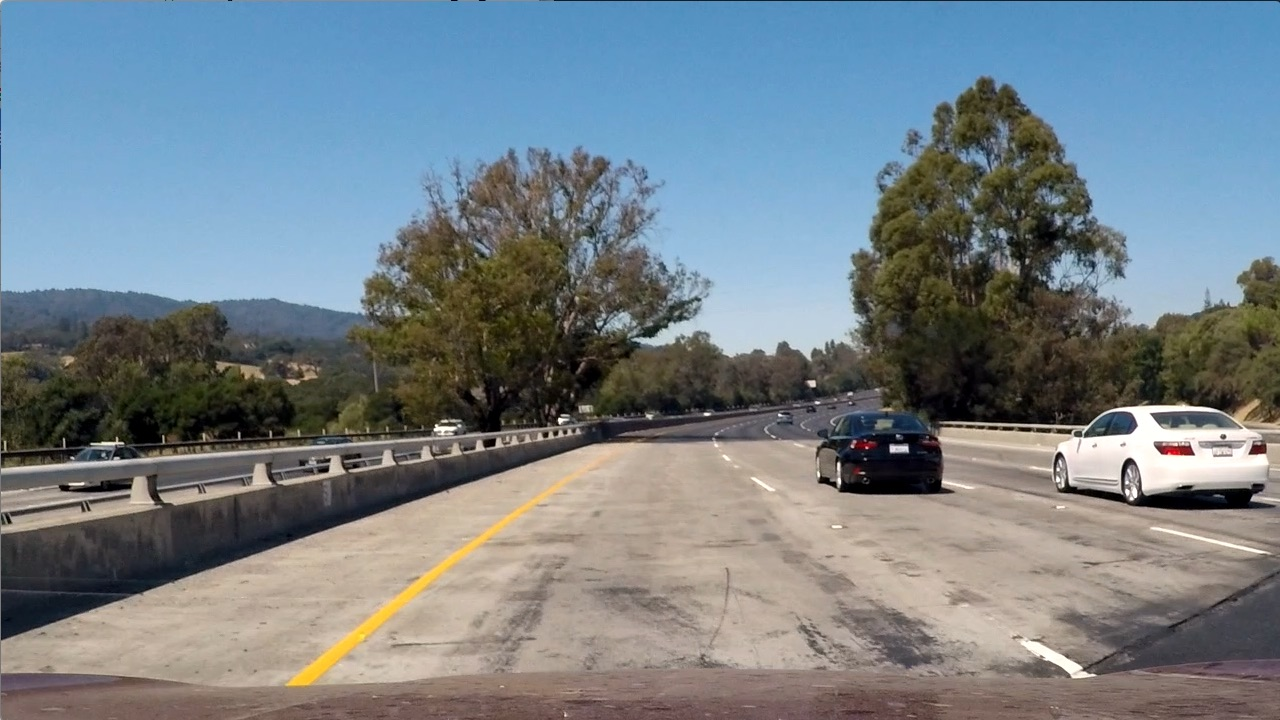
#> input picture CarND-Vehicle-Detection/test_images/test1.jpg, 1280 x 720 px; its folder holds only this picture in this run
$ jupyter execute --allow-errors process_videos.ipynb   (shell and % lines are left out)   (older library calls are emulated)
#> lines starting #> are read from the running program, lines starting #| are printed output that depends on the picture
#> (reads CarND-Vehicle-Detection/params/svc_pickle.p from the repository)
#> further down, img is the input picture: shape (720, 1280, 3); mean R, G, B 117.5, 128.7, 135.5
### CarND-Vehicle-Detection/features.py

# coding: utf-8

# In[1]:


import numpy as np
import cv2
from skimage.feature import hog


# In[2]:


def convert_color(img, conv='RGB2YCrCb'):
    if conv == 'RGB2YCrCb':
        return cv2.cvtColor(img, cv2.COLOR_RGB2YCrCb)
    if conv == 'BGR2YCrCb':
        return cv2.cvtColor(img, cv2.COLOR_BGR2YCrCb)
    if conv == 'RGB2LUV':
        return cv2.cvtColor(img, cv2.COLOR_RGB2LUV)
    if conv == 'BGR2RGB':
        return cv2.cvtColor(img, cv2.COLOR_BGR2RGB)


# In[3]:


# [138 lines left out: functions get_hog_features, bin_spatial, color_hist, get_window_features, find_cars, not called in this run]

### CarND-Vehicle-Detection/process_videos.ipynb
[cell 1]
import numpy as np
import cv2
import matplotlib.pyplot as plt
import matplotlib.image as mpimg
from features import *
import pickle
import glob
from collections import deque

#> (a cell that did not finish here is left out)

#> (a cell that did not finish here is left out)

[cell 4]
from scipy.ndimage.measurements import label

def draw_labeled_bboxes(img, labels):
    # Iterate through all detected cars
    for car_number in range(1, labels[1]+1):
        # Find pixels with each car_number label value
        nonzero = (labels[0] == car_number).nonzero()
        # Identify x and y values of those pixels
        nonzeroy = np.array(nonzero[0])
        nonzerox = np.array(nonzero[1])
        # Define a bounding box based on min/max x and y
        bbox = ((np.min(nonzerox), np.min(nonzeroy)), (np.max(nonzerox), np.max(nonzeroy)))
        h, w = abs(bbox[0][0]-bbox[1][0]), abs(bbox[0][1]-bbox[1][1])
        if h<50 or w<50:
            continue
        # Draw the box on the image
        cv2.rectangle(img, bbox[0], bbox[1], (0,255,0), 6)
    # Return the image
    return img

def process_frame(img):
    draw_img = np.copy(img)
    heatmap = np.zeros_like(img[:,:,0]).astype(np.float)

    ystart, ystop = int(img.shape[0]*.5), int(img.shape[0]*.95)
#> ystart = 360; ystop = 684
    img_cropped = img[ystart:ystop, :, :]
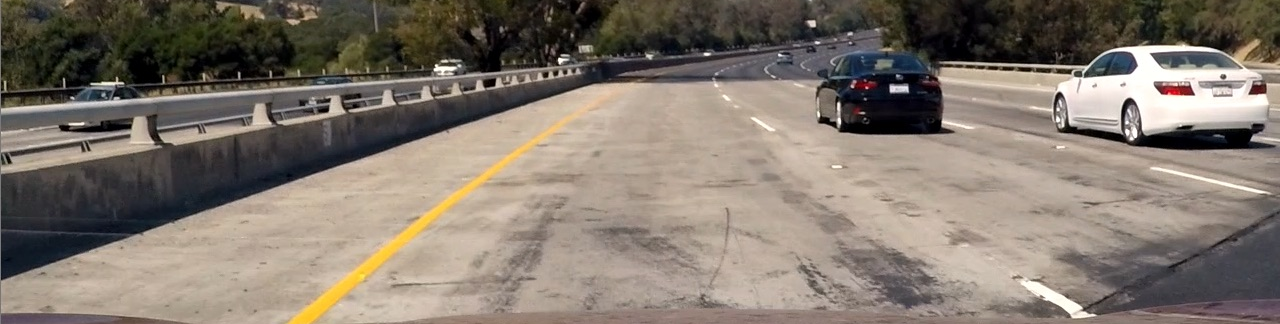
#> img_cropped: shape (324, 1280, 3); mean R, G, B 129.5, 119.3, 108.8
    img_cropped = convert_color(img_cropped, conv='RGB2YCrCb')
#> in convert_color, `return cv2.cvtColor(img, cv2.COLOR_RGB2YCrCb)`: returned value: shape (324, 1280, 3); mean of channels 0, 1, 2 121.2, 134, 121
    img_cropped = img_cropped.astype(np.float32)/255
#> img_cropped: shape (324, 1280, 3) float32; mean of channels 0, 1, 2 0.475, 0.525, 0.474
    for scale in [1, 2]:
        gen = find_cars(img_cropped, scale, svc, X_scaler, orient, pix_per_cell, cell_per_block, spatial_size, hist_bins)
        for bbox in gen:
            bbox[0] = (bbox[0][0], ystart + bbox[0][1])
            bbox[1] = (bbox[1][0], ystart + bbox[1][1])
#             cv2.rectangle(draw_img, bbox[0], bbox[1], (0, 255, 0), 3)
            heatmap[bbox[0][1]:bbox[1][1], bbox[0][0]:bbox[1][0]] += 1
#> heatmap: shape (720, 1280) float64; every value is 0
    process_frame.buffer.append(heatmap)

    heatmap = np.zeros_like(img[:,:,0]).astype(np.float)
    for i in range(len(process_frame.buffer)):
        heatmap += process_frame.buffer[i]
    heatmap[heatmap < process_frame.threshold] = 0
    labels = label(heatmap)
    img = draw_labeled_bboxes(draw_img, labels)
    return img
    heatmap = np.dstack((heatmap*5, np.zeros_like(heatmap), np.zeros_like(heatmap))).astype(np.uint8)
    heatmap = np.concatenate((img, heatmap), axis=1)
    return heatmap

[cell 5]
process_frame.threshold = 3
#> (the rest of this cell did not finish here and is left out)
